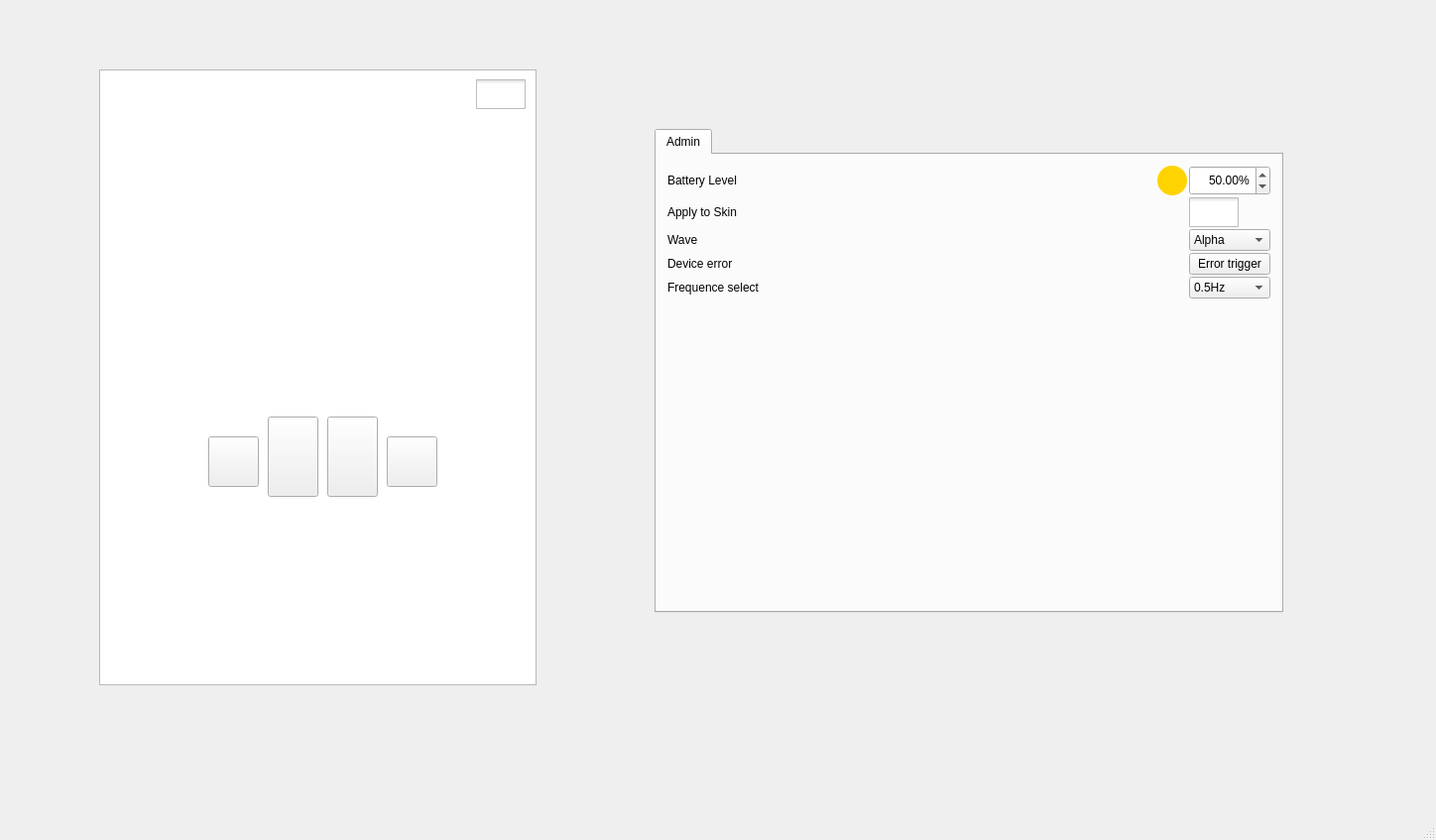
<?xml version="1.0" encoding="UTF-8"?>
<ui version="4.0">
 <class>MainWindow</class>
 <widget class="QMainWindow" name="MainWindow">
  <property name="geometry">
   <rect>
    <x>0</x>
    <y>0</y>
    <width>1448</width>
    <height>847</height>
   </rect>
  </property>
  <property name="windowTitle">
   <string>MainWindow</string>
  </property>
  <widget class="QWidget" name="centralwidget">
   <widget class="QLCDNumber" name="lcdNumber_M">
    <property name="geometry">
     <rect>
      <x>240</x>
      <y>230</y>
      <width>81</width>
      <height>81</height>
     </rect>
    </property>
    <property name="font">
     <font>
      <pointsize>17</pointsize>
     </font>
    </property>
    <property name="frameShape">
     <enum>QFrame::NoFrame</enum>
    </property>
    <property name="smallDecimalPoint">
     <bool>false</bool>
    </property>
    <property name="digitCount">
     <number>2</number>
    </property>
    <property name="mode">
     <enum>QLCDNumber::Dec</enum>
    </property>
    <property name="segmentStyle">
     <enum>QLCDNumber::Flat</enum>
    </property>
    <property name="value" stdset="0">
     <double>88.000000000000000</double>
    </property>
    <property name="intValue" stdset="0">
     <number>88</number>
    </property>
   </widget>
   <widget class="QGraphicsView" name="graphicsView">
    <property name="geometry">
     <rect>
      <x>100</x>
      <y>70</y>
      <width>441</width>
      <height>621</height>
     </rect>
    </property>
    <property name="styleSheet">
     <string notr="true">border-image: url(:/overlay/background);</string>
    </property>
   </widget>
   <widget class="QLCDNumber" name="lcdNumber_S">
    <property name="geometry">
     <rect>
      <x>340</x>
      <y>230</y>
      <width>81</width>
      <height>81</height>
     </rect>
    </property>
    <property name="font">
     <font>
      <pointsize>17</pointsize>
     </font>
    </property>
    <property name="frameShape">
     <enum>QFrame::NoFrame</enum>
    </property>
    <property name="smallDecimalPoint">
     <bool>false</bool>
    </property>
    <property name="digitCount">
     <number>2</number>
    </property>
    <property name="mode">
     <enum>QLCDNumber::Dec</enum>
    </property>
    <property name="segmentStyle">
     <enum>QLCDNumber::Flat</enum>
    </property>
    <property name="value" stdset="0">
     <double>88.000000000000000</double>
    </property>
    <property name="intValue" stdset="0">
     <number>88</number>
    </property>
   </widget>
   <widget class="QLabel" name="label_dot">
    <property name="geometry">
     <rect>
      <x>320</x>
      <y>220</y>
      <width>21</width>
      <height>91</height>
     </rect>
    </property>
    <property name="font">
     <font>
      <pointsize>61</pointsize>
     </font>
    </property>
    <property name="text">
     <string>:</string>
    </property>
   </widget>
   <widget class="QProgressBar" name="progressBar_current">
    <property name="geometry">
     <rect>
      <x>230</x>
      <y>340</y>
      <width>181</width>
      <height>31</height>
     </rect>
    </property>
    <property name="styleSheet">
     <string notr="true">background-color: rgb(172, 175, 178);
selection-background-color: rgb(29, 29, 29);</string>
    </property>
    <property name="maximum">
     <number>500</number>
    </property>
    <property name="value">
     <number>0</number>
    </property>
    <property name="textVisible">
     <bool>false</bool>
    </property>
    <property name="textDirection">
     <enum>QProgressBar::TopToBottom</enum>
    </property>
   </widget>
   <widget class="QLabel" name="label_current">
    <property name="geometry">
     <rect>
      <x>240</x>
      <y>310</y>
      <width>191</width>
      <height>31</height>
     </rect>
    </property>
    <property name="font">
     <font>
      <pointsize>18</pointsize>
     </font>
    </property>
    <property name="styleSheet">
     <string notr="true">color: rgb(29, 30, 31);</string>
    </property>
    <property name="text">
     <string>    1   2   3   4   5</string>
    </property>
   </widget>
   <widget class="QLabel" name="label_T20">
    <property name="geometry">
     <rect>
      <x>290</x>
      <y>190</y>
      <width>31</width>
      <height>51</height>
     </rect>
    </property>
    <property name="font">
     <font>
      <pointsize>16</pointsize>
      <underline>true</underline>
      <strikeout>false</strikeout>
     </font>
    </property>
    <property name="styleSheet">
     <string notr="true">&lt;u&gt;20&lt;/u&gt;</string>
    </property>
    <property name="text">
     <string>20</string>
    </property>
   </widget>
   <widget class="QLabel" name="label_T40">
    <property name="geometry">
     <rect>
      <x>340</x>
      <y>190</y>
      <width>31</width>
      <height>51</height>
     </rect>
    </property>
    <property name="font">
     <font>
      <pointsize>16</pointsize>
      <underline>true</underline>
      <strikeout>false</strikeout>
     </font>
    </property>
    <property name="styleSheet">
     <string notr="true">&lt;u&gt;20&lt;/u&gt;</string>
    </property>
    <property name="text">
     <string>40</string>
    </property>
   </widget>
   <widget class="QLabel" name="label_T60">
    <property name="geometry">
     <rect>
      <x>390</x>
      <y>190</y>
      <width>31</width>
      <height>51</height>
     </rect>
    </property>
    <property name="font">
     <font>
      <pointsize>16</pointsize>
      <underline>true</underline>
      <strikeout>false</strikeout>
     </font>
    </property>
    <property name="styleSheet">
     <string notr="true">&lt;u&gt;20&lt;/u&gt;</string>
    </property>
    <property name="text">
     <string>60</string>
    </property>
   </widget>
   <widget class="QLabel" name="label_clk">
    <property name="geometry">
     <rect>
      <x>240</x>
      <y>203</y>
      <width>31</width>
      <height>31</height>
     </rect>
    </property>
    <property name="text">
     <string/>
    </property>
    <property name="pixmap">
     <pixmap resource="aid.qrc">:/icons/clk</pixmap>
    </property>
    <property name="scaledContents">
     <bool>true</bool>
    </property>
   </widget>
   <widget class="QLabel" name="label_bat">
    <property name="geometry">
     <rect>
      <x>240</x>
      <y>160</y>
      <width>31</width>
      <height>41</height>
     </rect>
    </property>
    <property name="text">
     <string/>
    </property>
    <property name="pixmap">
     <pixmap resource="aid.qrc">:/icons/res/bat.png</pixmap>
    </property>
    <property name="scaledContents">
     <bool>true</bool>
    </property>
   </widget>
   <widget class="QLabel" name="label_error">
    <property name="enabled">
     <bool>true</bool>
    </property>
    <property name="geometry">
     <rect>
      <x>282</x>
      <y>168</y>
      <width>31</width>
      <height>31</height>
     </rect>
    </property>
    <property name="text">
     <string/>
    </property>
    <property name="pixmap">
     <pixmap resource="aid.qrc">:/icons/res/test.png</pixmap>
    </property>
    <property name="scaledContents">
     <bool>true</bool>
    </property>
   </widget>
   <widget class="QLabel" name="label_LB2">
    <property name="geometry">
     <rect>
      <x>390</x>
      <y>160</y>
      <width>31</width>
      <height>41</height>
     </rect>
    </property>
    <property name="text">
     <string/>
    </property>
    <property name="pixmap">
     <pixmap resource="aid.qrc">:/icons/LB2</pixmap>
    </property>
    <property name="scaledContents">
     <bool>true</bool>
    </property>
   </widget>
   <widget class="QLabel" name="label_LB5">
    <property name="geometry">
     <rect>
      <x>330</x>
      <y>160</y>
      <width>41</width>
      <height>41</height>
     </rect>
    </property>
    <property name="text">
     <string/>
    </property>
    <property name="pixmap">
     <pixmap resource="aid.qrc">:/icons/LB5</pixmap>
    </property>
    <property name="scaledContents">
     <bool>true</bool>
    </property>
   </widget>
   <widget class="QPushButton" name="pushButton_clk">
    <property name="geometry">
     <rect>
      <x>210</x>
      <y>440</y>
      <width>51</width>
      <height>51</height>
     </rect>
    </property>
    <property name="styleSheet">
     <string notr="true">border-image: url(:/button/res/button_clk.png);</string>
    </property>
    <property name="text">
     <string/>
    </property>
   </widget>
   <widget class="QPushButton" name="pushButton_lock">
    <property name="geometry">
     <rect>
      <x>390</x>
      <y>440</y>
      <width>51</width>
      <height>51</height>
     </rect>
    </property>
    <property name="styleSheet">
     <string notr="true">border-image: url(:/button/res/button_lock.png);</string>
    </property>
    <property name="text">
     <string/>
    </property>
   </widget>
   <widget class="QPushButton" name="pushButton_down">
    <property name="geometry">
     <rect>
      <x>270</x>
      <y>420</y>
      <width>51</width>
      <height>81</height>
     </rect>
    </property>
    <property name="styleSheet">
     <string notr="true">border-image: url(:/button/res/button_L.png);</string>
    </property>
    <property name="text">
     <string/>
    </property>
   </widget>
   <widget class="QPushButton" name="pushButton_up">
    <property name="geometry">
     <rect>
      <x>330</x>
      <y>420</y>
      <width>51</width>
      <height>81</height>
     </rect>
    </property>
    <property name="styleSheet">
     <string notr="true">border-image: url(:/button/res/button_R.png);</string>
    </property>
    <property name="text">
     <string/>
    </property>
   </widget>
   <widget class="QTabWidget" name="tabWidget">
    <property name="geometry">
     <rect>
      <x>660</x>
      <y>130</y>
      <width>634</width>
      <height>488</height>
     </rect>
    </property>
    <property name="tabPosition">
     <enum>QTabWidget::North</enum>
    </property>
    <property name="tabShape">
     <enum>QTabWidget::Rounded</enum>
    </property>
    <property name="currentIndex">
     <number>0</number>
    </property>
    <property name="elideMode">
     <enum>Qt::ElideNone</enum>
    </property>
    <property name="tabsClosable">
     <bool>false</bool>
    </property>
    <property name="tabBarAutoHide">
     <bool>false</bool>
    </property>
    <widget class="QWidget" name="adminTab">
     <attribute name="title">
      <string>Admin</string>
     </attribute>
     <layout class="QHBoxLayout" name="horizontalLayout_4">
      <item>
       <layout class="QVBoxLayout" name="adminTabQVBoxLayout">
        <property name="spacing">
         <number>2</number>
        </property>
        <property name="leftMargin">
         <number>2</number>
        </property>
        <property name="topMargin">
         <number>2</number>
        </property>
        <property name="rightMargin">
         <number>2</number>
        </property>
        <property name="bottomMargin">
         <number>2</number>
        </property>
        <item>
         <layout class="QGridLayout" name="adminTabQGridLayout">
          <item row="5" column="0">
           <spacer name="verticalSpacer">
            <property name="orientation">
             <enum>Qt::Vertical</enum>
            </property>
            <property name="sizeHint" stdset="0">
             <size>
              <width>20</width>
              <height>40</height>
             </size>
            </property>
           </spacer>
          </item>
          <item row="3" column="0">
           <widget class="QLabel" name="applyToSkinAdminLabel_3">
            <property name="minimumSize">
             <size>
              <width>518</width>
              <height>0</height>
             </size>
            </property>
            <property name="maximumSize">
             <size>
              <width>16777215</width>
              <height>30</height>
             </size>
            </property>
            <property name="text">
             <string>Device error</string>
            </property>
           </widget>
          </item>
          <item row="1" column="2">
           <widget class="QCheckBox" name="checkBox_applySkin">
            <property name="autoFillBackground">
             <bool>false</bool>
            </property>
            <property name="styleSheet">
             <string notr="true">QCheckBox::indicator {
width: 50px;
height: 30px;
color: rgb(0, 0, 0);
}
QCheckBox::indicator:unchecked {
	border-image: url(:/button/powerOFF);
}
QCheckBox::indicator:checked {
	border-image: url(:/button/powerON);
}
</string>
            </property>
            <property name="text">
             <string/>
            </property>
            <property name="iconSize">
             <size>
              <width>16</width>
              <height>16</height>
             </size>
            </property>
            <property name="checked">
             <bool>false</bool>
            </property>
           </widget>
          </item>
          <item row="2" column="0">
           <widget class="QLabel" name="applyToSkinAdminLabel_2">
            <property name="minimumSize">
             <size>
              <width>518</width>
              <height>0</height>
             </size>
            </property>
            <property name="maximumSize">
             <size>
              <width>16777215</width>
              <height>30</height>
             </size>
            </property>
            <property name="text">
             <string>Wave</string>
            </property>
           </widget>
          </item>
          <item row="0" column="1" alignment="Qt::AlignHCenter">
           <widget class="QPushButton" name="chargeAdminButton">
            <property name="minimumSize">
             <size>
              <width>30</width>
              <height>30</height>
             </size>
            </property>
            <property name="maximumSize">
             <size>
              <width>30</width>
              <height>30</height>
             </size>
            </property>
            <property name="styleSheet">
             <string notr="true">QPushButton {
background-color: #ffd300;
border-radius: 15px;
}

QPushButton:pressed {
	background-color: green;
}</string>
            </property>
            <property name="text">
             <string/>
            </property>
           </widget>
          </item>
          <item row="0" column="2">
           <widget class="QDoubleSpinBox" name="spinBox_batteryLevel">
            <property name="minimumSize">
             <size>
              <width>82</width>
              <height>30</height>
             </size>
            </property>
            <property name="maximumSize">
             <size>
              <width>82</width>
              <height>30</height>
             </size>
            </property>
            <property name="baseSize">
             <size>
              <width>0</width>
              <height>0</height>
             </size>
            </property>
            <property name="layoutDirection">
             <enum>Qt::LeftToRight</enum>
            </property>
            <property name="alignment">
             <set>Qt::AlignRight|Qt::AlignTrailing|Qt::AlignVCenter</set>
            </property>
            <property name="suffix">
             <string>%</string>
            </property>
            <property name="maximum">
             <double>100.000000000000000</double>
            </property>
            <property name="value">
             <double>50.000000000000000</double>
            </property>
           </widget>
          </item>
          <item row="4" column="2">
           <widget class="QComboBox" name="comboBox_freSel">
            <item>
             <property name="text">
              <string>0.5Hz</string>
             </property>
            </item>
            <item>
             <property name="text">
              <string>77Hz</string>
             </property>
            </item>
            <item>
             <property name="text">
              <string>100Hz</string>
             </property>
            </item>
           </widget>
          </item>
          <item row="0" column="0">
           <widget class="QLabel" name="batteryLevelAdminLabel">
            <property name="minimumSize">
             <size>
              <width>200</width>
              <height>0</height>
             </size>
            </property>
            <property name="maximumSize">
             <size>
              <width>16777215</width>
              <height>30</height>
             </size>
            </property>
            <property name="text">
             <string>Battery Level</string>
            </property>
           </widget>
          </item>
          <item row="1" column="0">
           <widget class="QLabel" name="applyToSkinAdminLabel">
            <property name="minimumSize">
             <size>
              <width>518</width>
              <height>0</height>
             </size>
            </property>
            <property name="maximumSize">
             <size>
              <width>16777215</width>
              <height>30</height>
             </size>
            </property>
            <property name="text">
             <string>Apply to Skin</string>
            </property>
           </widget>
          </item>
          <item row="2" column="2">
           <widget class="QComboBox" name="comboBox_waveType">
            <item>
             <property name="text">
              <string>Alpha</string>
             </property>
            </item>
            <item>
             <property name="text">
              <string>Betta</string>
             </property>
            </item>
            <item>
             <property name="text">
              <string>Gamma</string>
             </property>
            </item>
           </widget>
          </item>
          <item row="4" column="0">
           <widget class="QLabel" name="applyToSkinAdminLabel_4">
            <property name="minimumSize">
             <size>
              <width>518</width>
              <height>0</height>
             </size>
            </property>
            <property name="maximumSize">
             <size>
              <width>16777215</width>
              <height>30</height>
             </size>
            </property>
            <property name="text">
             <string>Frequence select</string>
            </property>
           </widget>
          </item>
          <item row="3" column="2">
           <widget class="QPushButton" name="pushButton_errorTrigger">
            <property name="text">
             <string>Error trigger</string>
            </property>
           </widget>
          </item>
         </layout>
        </item>
       </layout>
      </item>
     </layout>
    </widget>
   </widget>
   <widget class="QCheckBox" name="checkBox_power">
    <property name="geometry">
     <rect>
      <x>480</x>
      <y>80</y>
      <width>51</width>
      <height>31</height>
     </rect>
    </property>
    <property name="autoFillBackground">
     <bool>false</bool>
    </property>
    <property name="styleSheet">
     <string notr="true">QCheckBox::indicator {
width: 50px;
height: 30px;
color: rgb(0, 0, 0);
}
QCheckBox::indicator:unchecked {
	border-image: url(:/button/powerOFF);
}
QCheckBox::indicator:checked {
	border-image: url(:/button/powerON);
}
</string>
    </property>
    <property name="text">
     <string/>
    </property>
    <property name="iconSize">
     <size>
      <width>16</width>
      <height>16</height>
     </size>
    </property>
    <property name="checked">
     <bool>false</bool>
    </property>
   </widget>
   <widget class="QGraphicsView" name="graphicsView_mask">
    <property name="enabled">
     <bool>true</bool>
    </property>
    <property name="geometry">
     <rect>
      <x>100</x>
      <y>70</y>
      <width>441</width>
      <height>621</height>
     </rect>
    </property>
    <property name="styleSheet">
     <string notr="true">border-image: url(:/overlay/background);</string>
    </property>
    <property name="interactive">
     <bool>false</bool>
    </property>
   </widget>
   <widget class="QLabel" name="label_waveType">
    <property name="geometry">
     <rect>
      <x>240</x>
      <y>375</y>
      <width>31</width>
      <height>31</height>
     </rect>
    </property>
    <property name="text">
     <string/>
    </property>
    <property name="pixmap">
     <pixmap resource="aid.qrc">:/icons/res/alpha.png</pixmap>
    </property>
    <property name="scaledContents">
     <bool>true</bool>
    </property>
   </widget>
   <widget class="QLabel" name="label_Freq">
    <property name="geometry">
     <rect>
      <x>360</x>
      <y>380</y>
      <width>51</width>
      <height>21</height>
     </rect>
    </property>
    <property name="font">
     <font>
      <pointsize>12</pointsize>
     </font>
    </property>
    <property name="styleSheet">
     <string notr="true">color: rgb(29, 30, 31);</string>
    </property>
    <property name="text">
     <string>0.5Hz</string>
    </property>
   </widget>
   <zorder>graphicsView</zorder>
   <zorder>label_Freq</zorder>
   <zorder>label_dot</zorder>
   <zorder>lcdNumber_S</zorder>
   <zorder>lcdNumber_M</zorder>
   <zorder>progressBar_current</zorder>
   <zorder>label_current</zorder>
   <zorder>label_T20</zorder>
   <zorder>label_T40</zorder>
   <zorder>label_T60</zorder>
   <zorder>label_clk</zorder>
   <zorder>label_bat</zorder>
   <zorder>label_LB2</zorder>
   <zorder>label_LB5</zorder>
   <zorder>tabWidget</zorder>
   <zorder>label_waveType</zorder>
   <zorder>graphicsView_mask</zorder>
   <zorder>label_error</zorder>
   <zorder>checkBox_power</zorder>
   <zorder>pushButton_clk</zorder>
   <zorder>pushButton_down</zorder>
   <zorder>pushButton_up</zorder>
   <zorder>pushButton_lock</zorder>
  </widget>
  <widget class="QMenuBar" name="menubar">
   <property name="geometry">
    <rect>
     <x>0</x>
     <y>0</y>
     <width>1448</width>
     <height>22</height>
    </rect>
   </property>
  </widget>
  <widget class="QStatusBar" name="statusbar"/>
 </widget>
 <resources>
  <include location="aid.qrc"/>
 </resources>
 <connections/>
</ui>
